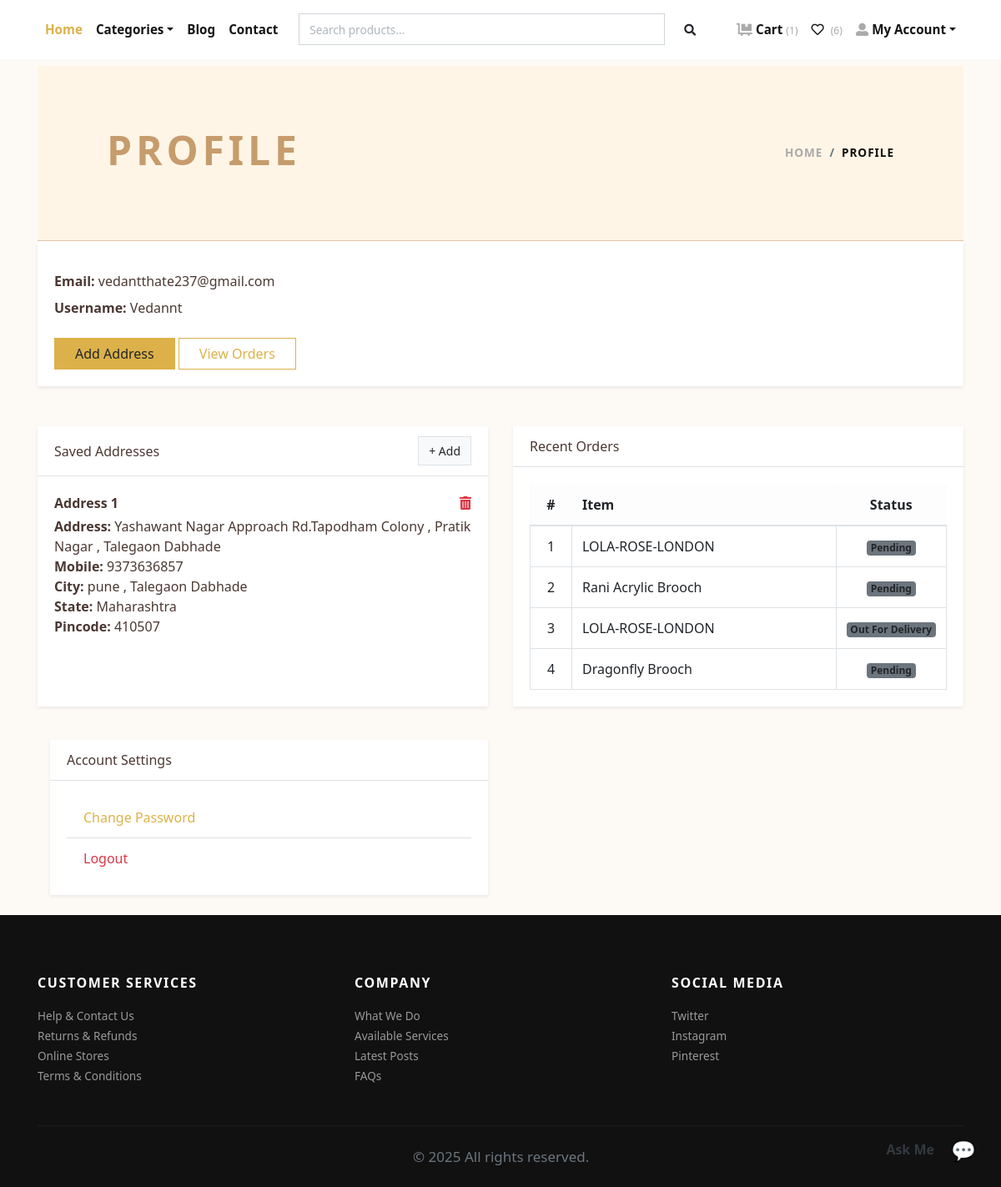
Before: /accounts/profile/ (signed in) with the older database file.
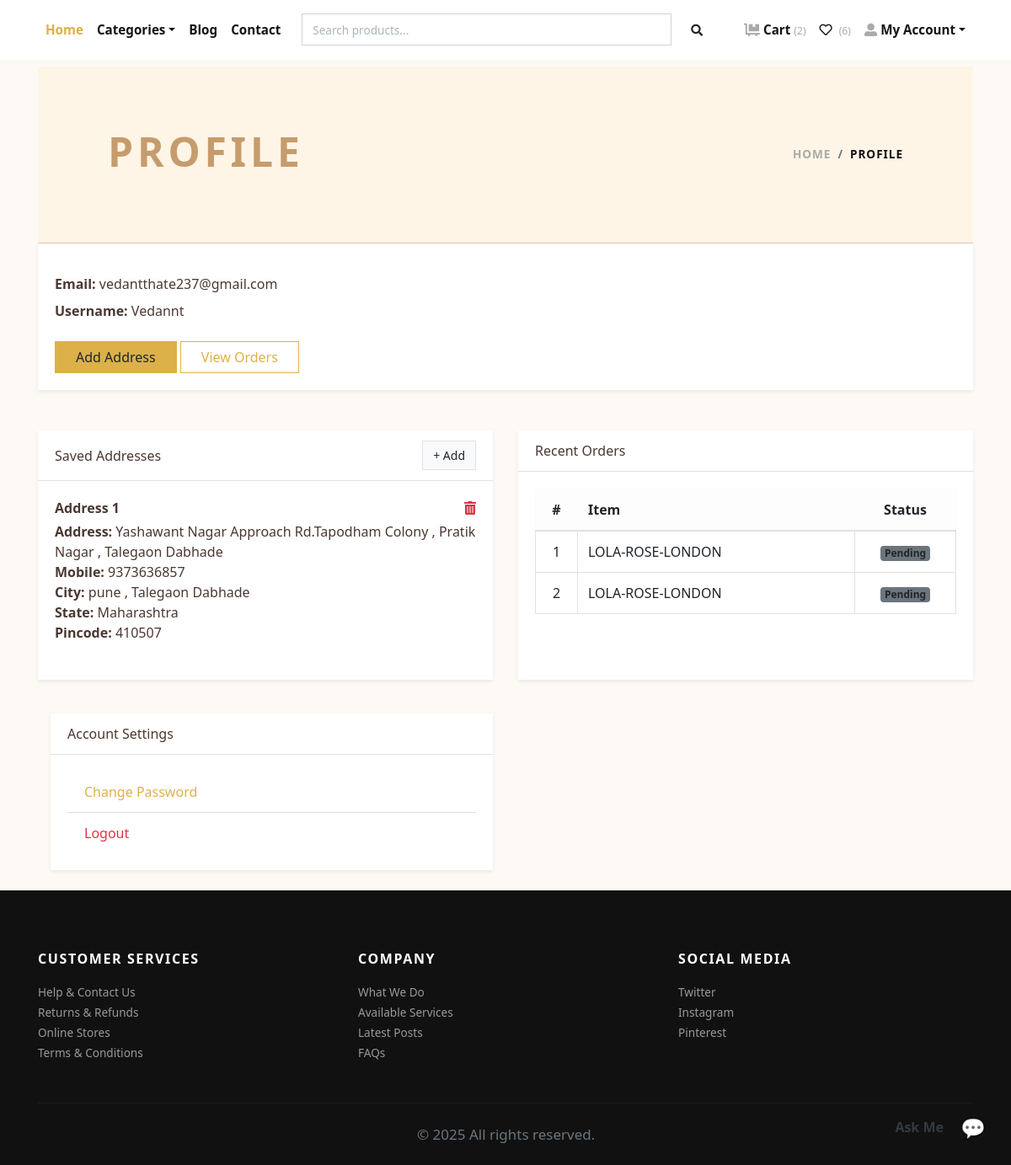
After: the same page with the newer database file.
### store/models.py (models this page shows, shortened)
class Address(models.Model):
    user = models.ForeignKey(User, verbose_name="User", on_delete=models.CASCADE)
    address = models.TextField(default="")
    user_phone_number = models.CharField(max_length=10,default="")
    city = models.CharField(max_length=100,default="")
    state = models.CharField(max_length=100,default="")
    pincode = models.CharField(max_length=10,default="")

class Order(models.Model):
    PAYMENT_METHODS = [
        ('COD', 'Cash on Delivery'),
        ('Online', 'Online Payment'),
    ]
    user = models.ForeignKey(User, verbose_name="User", on_delete=models.CASCADE)
    address = models.ForeignKey(Address, verbose_name="Shipping Address", on_delete=models.CASCADE)
    product = models.ForeignKey(Product, verbose_name="Product", on_delete=models.CASCADE, blank=True, null=True)
    quantity = models.PositiveIntegerField(verbose_name="Quantity", blank=True, null=True)
    amount = models.DecimalField(max_digits=10, decimal_places=2, verbose_name="Total Amount",default=0)
    shipping_charge = models.DecimalField(max_digits=10, decimal_places=2, default=99.00)
    ordered_date = models.DateTimeField(auto_now_add=True, verbose_name="Ordered Date")
    razorpay_order_id = models.CharField(max_length=100,null=True,blank=True)
    razorpay_payment_id = models.CharField(max_length=100,null=True,blank=True)
    razorepay_payment_signature = models.CharField(max_length=100,null=True,blank=True)
    payment_method = models.CharField(max_length=10, choices=PAYMENT_METHODS, default='COD')  # New field
    payment_status = models.CharField(max_length=20, default='Pending')  # Optional field
    tracking_uid = models.CharField(max_length=100, unique=True, blank=True, null=True)
    estimated_delivery = models.DateTimeField(null=True, blank=True)
    updated_at = models.DateTimeField(auto_now=True)
    coupon = models.ForeignKey('Coupon', on_delete=models.SET_NULL, null=True, blank=True)
    discount_amount = models.DecimalField(max_digits=10, decimal_places=2, null=True, blank=True)
    final_amount = models.DecimalField(max_digits=10, decimal_places=2, null=True, blank=True)
    status = models.CharField(
        choices=STATUS_CHOICES,
        max_length=50,
        default="Pending"
        )

class Product(models.Model):
    title = models.CharField(max_length=150, verbose_name="Product Title")
    slug = models.SlugField(max_length=160, verbose_name="Product Slug")
    sku = models.CharField(max_length=255, unique=True, verbose_name="Unique Product ID (SKU)")
    short_description = models.TextField(verbose_name="Short Description")
    detail_description = models.TextField(blank=True, null=True, verbose_name="Detail Description")
    product_image = models.ImageField(upload_to='product', blank=True, null=True, verbose_name="Product Image")
    price = models.DecimalField(max_digits=8, decimal_places=2)
    category = models.ForeignKey(Category, verbose_name="Product Categoy", on_delete=models.CASCADE)
    is_active = models.BooleanField(verbose_name="Is Active?")
    is_featured = models.BooleanField(verbose_name="Is Featured?")
    created_at = models.DateTimeField(auto_now_add=True, verbose_name="Created Date")
    updated_at = models.DateTimeField(auto_now=True, verbose_name="Updated Date")
    class Meta:
        verbose_name_plural = 'Products'
        ordering = ('-created_at', )

### store/views.py (the view)
# urls.py: path('accounts/profile/', views.profile, name="profile"),
@login_required
def profile(request):
    addresses = Address.objects.filter(user=request.user)
    orders = Order.objects.filter(user=request.user)
    return render(request, 'account/profile.html', {'addresses':addresses, 'orders':orders})

### store/context_preprocessors.py (called while the page is built)
def store_menu(request):
    categories = Category.objects.filter(is_active=True)
    context = {
        'categories_menu': categories,
    }
    return context

def cart_menu(request):
    if request.user.is_authenticated:
        cart_items= Cart.objects.filter(user=request.user)
        context = {
            'cart_items': cart_items,
        }
    else:
        context = {}
    return context

### templates/account/profile.html (shortened to what the changed rows need)
{% extends 'base.html' %}
{% load static %}
{% block content %}
<div class="container">
  <section class="py-5 blog-header">
    <div class="container">
      <div class="row px-4 px-lg-5 py-lg-4 align-items-center">
        <div class="col-lg-6">
          <h1 class="h2 text-uppercase text-lg-left">Profile</h1>
        </div>
      </div>
    </div>
  </section>
  <div class="row mb-3">
    <div class="col-lg-6 mb-4">
      <div class="card border-0 shadow-sm h-100">
        <div class="card-body">
          {% if addresses %}
            {% for address in addresses %}
              <div class="mb-4">
                <div class="d-flex justify-content-between align-items-center mb-1">
                  <h6 class="mb-0">Address {{ forloop.counter }}</h6>
                  <a href="{% url 'store:remove-address' address.id %}" class="text-danger">
                    <i class="fas fa-trash-alt"></i>
                  </a>
                </div>
                <div>
                  <div><strong>Address:</strong> {{ address.address }}</div>
                  <div><strong>Mobile:</strong> {{ address.user_phone_number }}</div>
                  <div><strong>City:</strong> {{ address.city }}</div>
                  <div><strong>State:</strong> {{ address.state }}</div>
                  <div><strong>Pincode:</strong> {{ address.pincode }}</div>
                </div>
              </div>
            {% endfor %}
          {% else %}
            <p class="text-muted">No address added yet.</p>
          {% endif %}
        </div>
      </div>
    </div>
    <div class="col-lg-6 mb-4">
      <div class="card border-0 shadow-sm h-100">
        <div class="card-body">
          {% if orders %}
            <div class="table-responsive">
              <table class="table table-bordered align-middle mb-0">
                <thead class="table-light">
                  <tr>
                    <th class="text-center" style="width: 50px;">#</th>
                    <th>Item</th>
                    <th class="text-center" style="width: 120px;">Status</th>
                  </tr>
                </thead>
                <tbody>
                  {% for order in orders %}
                    <tr>
                      <td class="text-center">{{ forloop.counter }}</td>
                      <td>{{ order.product.title }}</td>
                      <td class="text-center">
                        <span class="badge bg-secondary">{{ order.status }}</span>
                      </td>
                    </tr>
                  {% endfor %}
                </tbody>
              </table>
            </div>
          {% else %}
            <p class="text-muted mb-0">You haven't placed any orders yet.</p>
          {% endif %}
        </div>
      </div>
    </div>
  </div>
</div>
{% endblock content %}

### templates/navbar.html (shortened to what this page needs)
{% load static %}
<header class="header bg-white mb-2">
  <div class="container px-0 px-lg-3">
    <nav class="navbar navbar-expand-lg navbar-light py-3 px-lg-0 fixed-top">
      <div class="collapse navbar-collapse" id="navbarSupportedContent">
        <ul class="navbar-nav mr-auto">
          <li class="nav-item">
            <a class="nav-link active" href="{% url 'store:home' %}">Home</a>
          </li>
          <li class="nav-item dropdown">
            <a class="nav-link dropdown-toggle" id="pagesDropdown" href="#" data-toggle="dropdown" aria-haspopup="true"
              aria-expanded="false">Categories</a>
          </li>
          <li class="nav-item">
            <a class="nav-link" href="{% url 'store:blog_list' %}">Blog</a>
          </li>
          <li class="nav-item">
            <a class="nav-link" href="{% url 'store:contact' %}">Contact</a>
          </li>
        </ul>
        <div class="d-flex align-items-center">
          <form method="GET" action="{% url 'store:search' %}" class="form-inline d-none d-lg-block" style="width:500px;">
            <div class="input-group">
              <input type="text" name="q" class="form-control" placeholder="Search products..." aria-label="Search" required>
              <div class="input-group-append">
                <button class="btn" type="submit" style="border: none; background-color: transparent;">
                  <i class="fas fa-search fa-sm"></i>
                </button>
              </div>
            </div>
          </form>
        </div>
        <ul class="navbar-nav ml-auto">
          {% if request.user.is_authenticated %}
          <li class="nav-item">
            <a class="nav-link" href="{% url 'store:cart' %}">
              <i class="fas fa-dolly-flatbed mr-1 text-gray"></i>Cart
              <small class="text-gray">({{ cart_items.count }})</small>
            </a>
          </li>
          <li class="nav-item">
            <a class="nav-link" href="{% url 'store:wishlist' %}">
              <i class="far fa-heart mr-1"></i>
              <small class="text-gray">({{ user.wishlist_set.count }})</small>
            </a>
          </li>
          <li class="nav-item dropdown">
            <a class="nav-link dropdown-toggle" id="userDropdown" href="#" data-toggle="dropdown" aria-haspopup="true"
              aria-expanded="false"><i class="fas fa-user-alt mr-1 text-gray"></i>My Account</a>
          </li>
          {% else %}
          <li class="nav-item"><a class="nav-link" href="{% url 'store:login' %}">Login</a></li>
          <li class="nav-item"><a class="nav-link" href="{% url 'store:register' %}">Create Account</a></li>
          {% endif %}
        </ul>
      </div>
    </nav>
  </div>
</header>

Changed rows visible on the page:
removed Order: product "Rani Acrylic Brooch", status "Pending"
removed Order: product "LOLA-ROSE-LONDON", status "Out For Delivery"
removed Order: product "Dragonfly Brooch", status "Pending"
added Order: product "LOLA-ROSE-LONDON", status "Pending"
Other visible differences:
{{ cart_items.count }}: "1" → "2"
